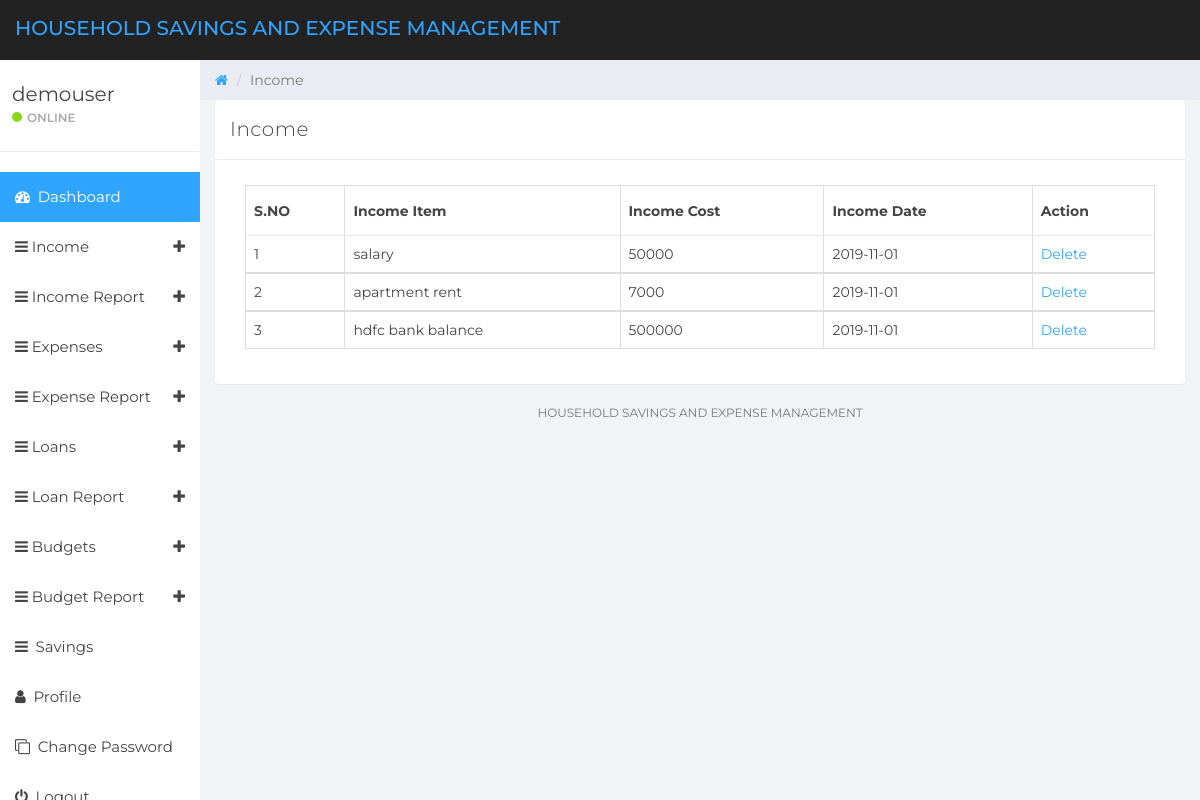
Screenshot of /manage-income.php (signed in) with the database file from the repository.
### tables this page shows
CREATE TABLE IF NOT EXISTS `tbluser` (
  `ID` int(10) NOT NULL AUTO_INCREMENT,
  `FullName` varchar(150) DEFAULT NULL,
  `Email` varchar(200) DEFAULT NULL,
  `MobileNumber` bigint(10) DEFAULT NULL,
  `Password` varchar(200) DEFAULT NULL,
  `RegDate` timestamp NOT NULL DEFAULT CURRENT_TIMESTAMP,
  PRIMARY KEY (`ID`)
);

CREATE TABLE IF NOT EXISTS `tblincome` (
  `ID` int(10) NOT NULL AUTO_INCREMENT,
  `UserId` int(10) NOT NULL,
  `IncomeDate` date DEFAULT NULL,
  `IncomeItem` varchar(200) DEFAULT NULL,
  `IncomeCost` varchar(200) DEFAULT NULL,
  `NoteDate` timestamp NOT NULL DEFAULT CURRENT_TIMESTAMP,
  PRIMARY KEY (`ID`)
);

### manage-income.php (the view, shortened to what this page needs)
  <?php
if (strlen($_SESSION['detsuid']==0)) {
  header('location:logout.php');
  } else{
?>
<!DOCTYPE html>
<html>
<head>
	<link href="css/bootstrap.min.css" rel="stylesheet">
	<link href="css/font-awesome.min.css" rel="stylesheet">
	<link href="css/datepicker3.css" rel="stylesheet">
	<link href="css/styles.css" rel="stylesheet">
</head>
<body>
	<?php include_once('includes/header.php');?>
	<?php include_once('includes/sidebar.php');?>
	<div class="col-sm-9 col-sm-offset-3 col-lg-10 col-lg-offset-2 main">
		<div class="row">
			<ol class="breadcrumb">
				<li><a href="#">
					<em class="fa fa-home"></em>
				</a></li>
				<li class="active">Income</li>
			</ol>
		</div>
		<div class="row">
			<div class="col-lg-12">
				<div class="panel panel-default">
					<div class="panel-heading">Income</div>
					<div class="panel-body">
						<div class="col-md-12">
							<div class="table-responsive">
            <table class="table table-bordered mg-b-0">
              <thead>
                <tr>
                  <th>S.NO</th>
                  <th>Income Item</th>
                  <th>Income Cost</th>
                  <th>Income Date</th>
                  <th>Action</th>
                </tr>
              </thead>
              <?php
              $userid=$_SESSION['detsuid'];
$ret=mysqli_query($con,"select * from tblincome where UserId='$userid'");
$cnt=1;
while ($row=mysqli_fetch_array($ret)) {
?>
              <tbody>
                <tr>
                  <td><?php echo $cnt;?></td>
                  <td><?php  echo $row['IncomeItem'];?></td>
                  <td><?php  echo $row['IncomeCost'];?></td>
                  <td><?php  echo $row['IncomeDate'];?></td>
                  <td><a href="manage-income.php?delid=<?php echo $row['ID'];?>">Delete</a>
                </tr>
                <?php
$cnt=$cnt+1;
}?>
              </tbody>
            </table>
          </div>
						</div>
					</div>
				</div>
			</div>
			<?php include_once('includes/footer.php');?>
		</div>
	</div>
</body>
</html>
<?php }  ?>

### includes/sidebar.php (shortened to what this page needs)
<?php
include('includes/dbconnection.php');
?>
<div id="sidebar-collapse" class="col-sm-3 col-lg-2 sidebar">
        <div class="profile-sidebar">
            <div class="profile-usertitle">
                <?php
$uid=$_SESSION['detsuid'];
$ret=mysqli_query($con,"select FullName from tbluser where ID='$uid'");
$row=mysqli_fetch_array($ret);
$name=$row['FullName'];
?>
                <div class="profile-usertitle-name"><?php echo $name; ?></div>
                <div class="profile-usertitle-status"><span class="indicator label-success"></span>Online</div>
            </div>
        </div>
        <ul class="nav menu">
            <li class="active"><a href="dashboard.php"><em class="fa fa-dashboard">&nbsp;</em> Dashboard</a></li>
             <li class="parent "><a data-toggle="collapse" href="#sub-item-3">
                <em class="fa fa-navicon">&nbsp;</em>Income <span data-toggle="collapse" href="#sub-item-1" class="icon pull-right"><em class="fa fa-plus"></em></span>
                </a>
            </li>
  <li class="parent "><a data-toggle="collapse" href="#sub-item-4">
                <em class="fa fa-navicon">&nbsp;</em>Income Report <span data-toggle="collapse" href="#sub-item-1" class="icon pull-right"><em class="fa fa-plus"></em></span>
                </a>
            </li>
            <li class="parent "><a data-toggle="collapse" href="#sub-item-1">
                <em class="fa fa-navicon">&nbsp;</em>Expenses <span data-toggle="collapse" href="#sub-item-1" class="icon pull-right"><em class="fa fa-plus"></em></span>
                </a>
            </li>
  <li class="parent "><a data-toggle="collapse" href="#sub-item-2">
                <em class="fa fa-navicon">&nbsp;</em>Expense Report <span data-toggle="collapse" href="#sub-item-1" class="icon pull-right"><em class="fa fa-plus"></em></span>
                </a>
            </li>
			<li class="parent "><a data-toggle="collapse" href="#sub-item-7">
                <em class="fa fa-navicon">&nbsp;</em>Loans <span data-toggle="collapse" href="#sub-item-1" class="icon pull-right"><em class="fa fa-plus"></em></span>
                </a>
            </li>
  <li class="parent "><a data-toggle="collapse" href="#sub-item-8">
                <em class="fa fa-navicon">&nbsp;</em>Loan Report <span data-toggle="collapse" href="#sub-item-1" class="icon pull-right"><em class="fa fa-plus"></em></span>
                </a>
            </li>
			<li class="parent "><a data-toggle="collapse" href="#sub-item-5">
                <em class="fa fa-navicon">&nbsp;</em>Budgets <span data-toggle="collapse" href="#sub-item-1" class="icon pull-right"><em class="fa fa-plus"></em></span>
                </a>
            </li>
  <li class="parent "><a data-toggle="collapse" href="#sub-item-6">
                <em class="fa fa-navicon">&nbsp;</em>Budget Report <span data-toggle="collapse" href="#sub-item-1" class="icon pull-right"><em class="fa fa-plus"></em></span>
                </a>
            </li>
	 <li><a href="savings.php"><em class="fa fa-navicon">&nbsp;</em> Savings</a></li>
            <li><a href="user-profile.php"><em class="fa fa-user">&nbsp;</em> Profile</a></li>
             <li><a href="change-password.php"><em class="fa fa-clone">&nbsp;</em> Change Password</a></li>
<li><a href="logout.php"><em class="fa fa-power-off">&nbsp;</em> Logout</a></li>
        </ul>
    </div>

### css/styles.css (style rules this page uses)
body { background: #f1f4f7; padding-top: 60px; font-size: 14px; color: #444444; font-family: "Montserrat", "Helvetica Neue", Helvetica, Arial, sans-serif; }
a, a:hover, a:focus { color: #30a5ff; }
.label-success { background-color: #8ad919; }
.panel { border: 0; }
.panel-heading { font-size: 20px; font-weight: 300; letter-spacing: 0.025em; height: 60px; line-height: 38px; }
.panel-default .panel-heading { background: #fff; border-bottom: 1px solid #e9ecf2; color: #444444; }
.sidebar { display: block; padding: 0; display: none; box-shadow: none; background: #fff; }
.sidebar ul { margin: 20px 0px; }
@media (min-width: 768px) { .sidebar { display: block; position: fixed; top: 60px; bottom: 0; left: 0; z-index: 1000; display: block; margin: 0; padding: 0; overflow-x: hidden; overflow-y: auto; } }
.sidebar ul.nav .active a, .sidebar ul.nav li.parent a.active, .sidebar ul.nav .active > a:hover, .sidebar ul.nav li.parent a.active:hover, .sidebar ul.nav .active > a:focus, .sidebar ul.nav li.parent a.active:focus { color: #fff; background-color: #30a5ff; }
.sidebar ul.nav li a { height: 50px; font-size: 15px; line-height: 2em; color: #444444; }
.profile-sidebar { padding: 10px 0; border-bottom: 1px solid #e9ecf2; }
.indicator { width: 10px; height: 10px; display: inline-block; border-radius: 9999px; margin-right: 5px; }
.profile-usertitle { float: left; text-align: left; margin: 10px 0 0 12px; }
.profile-usertitle-name { font-size: 20px; margin-bottom: 0px; }
.profile-usertitle-status { text-transform: uppercase; color: #AAA; font-size: 12px; font-weight: 600; margin-bottom: 15px; }
.breadcrumb { border-radius: 0; padding: 10px 15px 10px 15px; background: #e9ecf2; margin: 0; }
.table { background: #fff; }
.table > thead > tr > th { border-bottom: 1px solid #e6e7e8; vertical-align: middle; height: 50px; }

### rows the page displays
tbluser: FullName "demouser"
tblincome: IncomeItem "salary", IncomeCost "50000", IncomeDate "2019-11-01"
tblincome: IncomeItem "apartment rent", IncomeCost "7000", IncomeDate "2019-11-01"
tblincome: IncomeItem "hdfc bank balance", IncomeCost "500000", IncomeDate "2019-11-01"
